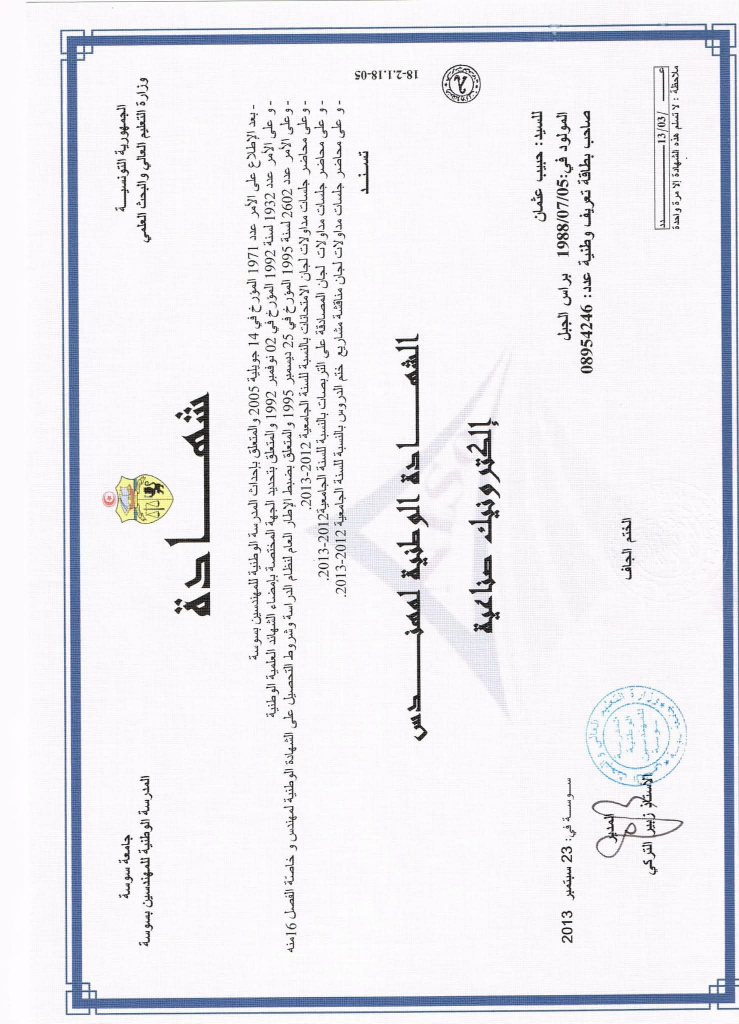
#> input picture diploma-verifier/diplomes/test.jpg, 1478 x 2047 px (shown at 1/2 size); its folder holds only this picture in this run
$ python -i preprocessing.py   (imports and definitions only)
#> lines starting #> are read from the running program, lines starting #| are printed output that depends on the picture; after the words box and inside, x2 and y2 are one past the last pixel; in counts of white or black regions, pixels touching at a corner belong together
### diploma-verifier/app/utils/logger.py
"""
Configuration du système de logging avec rotation de fichiers.
Chaque analyse est loggée avec les détails complets du traitement.
"""

import logging
import os
from logging.handlers import RotatingFileHandler

from app.config import LOG_DIR, LOG_FORMAT


def setup_logger(name: str = "diploma_verifier") -> logging.Logger:
    """Configure et retourne un logger avec rotation de fichiers."""
    logger = logging.getLogger(name)

    # Éviter les doublons de handlers si appelé plusieurs fois
    if logger.handlers:
        return logger

    logger.setLevel(logging.DEBUG)

    # Créer le dossier de logs si nécessaire
    os.makedirs(LOG_DIR, exist_ok=True)

    # Handler fichier avec rotation (5 Mo max, 5 fichiers de backup)
    file_handler = RotatingFileHandler(
        filename=os.path.join(LOG_DIR, "diploma_verifier.log"),
        maxBytes=5 * 1024 * 1024,
        backupCount=5,
        encoding="utf-8",
    )
    file_handler.setLevel(logging.DEBUG)
    file_handler.setFormatter(logging.Formatter(LOG_FORMAT))

    # Handler console (niveau INFO minimum)
    console_handler = logging.StreamHandler()
    console_handler.setLevel(logging.INFO)
    console_handler.setFormatter(logging.Formatter(LOG_FORMAT))

    logger.addHandler(file_handler)
    logger.addHandler(console_handler)

    return logger


# Instance globale du logger
logger: logging.Logger = setup_logger()


# [19 lines left out: function log_analysis_result, not called in this run]

### diploma-verifier/app/services/preprocessing.py
"""
Prétraitement de l'image avant analyse :
niveaux de gris, binarisation, débruitage, correction d'orientation, etc.

V3 — Production-grade :
  - Upscale x2 pour les petites images (améliore OCR)
  - CLAHE amélioré
  - Deskew plus robuste
  - Pipeline entièrement déterministe
"""

import cv2
import numpy as np
from numpy.typing import NDArray

from app.config import MAX_IMAGE_DIMENSION
from app.utils.logger import logger

# Taille minimale pour upscale automatique
_MIN_DIMENSION_FOR_UPSCALE = 1500


def to_grayscale(image: NDArray[np.uint8]) -> NDArray[np.uint8]:
    """Convertit l'image en niveaux de gris."""
    if len(image.shape) == 2:
        return image
    return cv2.cvtColor(image, cv2.COLOR_BGR2GRAY)


def apply_clahe(gray: NDArray[np.uint8]) -> NDArray[np.uint8]:
    """Améliore le contraste avec CLAHE (Contrast Limited Adaptive Histogram Equalization)."""
    clahe = cv2.createCLAHE(clipLimit=2.0, tileGridSize=(8, 8))
    return clahe.apply(gray)


def denoise(gray: NDArray[np.uint8]) -> NDArray[np.uint8]:
    """Supprime le bruit avec un filtre gaussien."""
    return cv2.GaussianBlur(gray, (3, 3), 0)


def adaptive_binarize(gray: NDArray[np.uint8]) -> NDArray[np.uint8]:
    """Binarisation adaptative de l'image."""
    return cv2.adaptiveThreshold(
        gray,
        255,
        cv2.ADAPTIVE_THRESH_GAUSSIAN_C,
        cv2.THRESH_BINARY,
        blockSize=15,
        C=10,
    )


def upscale_if_small(image: NDArray[np.uint8]) -> NDArray[np.uint8]:
    """Upscale x2 si l'image est trop petite pour un bon OCR.

    Les images de faible résolution produisent un OCR de mauvaise qualité.
    L'upscale bicubique améliore significativement les résultats.
    """
    h, w = image.shape[:2]
    max_dim = max(h, w)

    if max_dim < _MIN_DIMENSION_FOR_UPSCALE:
        new_w, new_h = w * 2, h * 2
        image = cv2.resize(image, (new_w, new_h), interpolation=cv2.INTER_CUBIC)
        logger.debug("Image upscalée x2 : %dx%d → %dx%d", w, h, new_w, new_h)

    return image


def deskew(gray: NDArray[np.uint8]) -> NDArray[np.uint8]:
    """Corrige l'orientation de l'image si elle est légèrement inclinée."""
    # Détecter les coordonnées des pixels non nuls
    coords = np.column_stack(np.where(gray > 0))
    if coords.shape[0] < 100:
        return gray

    # Calculer l'angle minimal du rectangle englobant
    rect = cv2.minAreaRect(coords)
    angle: float = rect[-1]

    # Normaliser l'angle
    if angle < -45:
        angle = -(90 + angle)
    else:
        angle = -angle

    # Ne corriger que si l'inclinaison est significative mais raisonnable
    if abs(angle) < 0.5 or abs(angle) > 15:
        return gray

    logger.debug("Correction d'inclinaison : %.2f°", angle)
    h, w = gray.shape[:2]
    center: tuple[float, float] = (w / 2.0, h / 2.0)
    rotation_matrix = cv2.getRotationMatrix2D(center, angle, 1.0)
    rotated: NDArray[np.uint8] = cv2.warpAffine(
        gray,
        rotation_matrix,
        (w, h),
        flags=cv2.INTER_CUBIC,
        borderMode=cv2.BORDER_REPLICATE,
    )
    return rotated


def resize_image(image: NDArray[np.uint8]) -> NDArray[np.uint8]:
    """Redimensionne l'image si elle est trop grande."""
    h, w = image.shape[:2]
    max_dim: int = max(h, w)
    if max_dim > MAX_IMAGE_DIMENSION:
        ratio: float = MAX_IMAGE_DIMENSION / max_dim
        new_w, new_h = int(w * ratio), int(h * ratio)
        image = cv2.resize(image, (new_w, new_h), interpolation=cv2.INTER_AREA)
        logger.debug("Image redimensionnée à %dx%d", new_w, new_h)
    return image


def preprocess(image: NDArray[np.uint8]) -> NDArray[np.uint8]:
    """Pipeline complet de prétraitement.

    V3 — Pipeline :
      1. Redimensionner si trop grand
      2. Upscale x2 si trop petit
      3. Niveaux de gris
      4. CLAHE
      5. Débruitage
      6. Deskew
      7. Binarisation adaptative

    Retourne l'image prétraitée en niveaux de gris, binarisée et nettoyée.
    """
    try:
        logger.debug("Début du prétraitement de l'image")

        # Redimensionner si nécessaire (trop grand)
        image = resize_image(image)

        # Upscale si trop petit (améliore OCR)
        image = upscale_if_small(image)

        # Niveaux de gris
        gray = to_grayscale(image)

        # Amélioration du contraste
        enhanced = apply_clahe(gray)

        # Suppression du bruit
        denoised = denoise(enhanced)

        # Correction d'orientation
        straightened = deskew(denoised)

        # Binarisation adaptative
        binary = adaptive_binarize(straightened)

        logger.debug("Prétraitement terminé — dimensions=%dx%d", binary.shape[1], binary.shape[0])
        return binary

    except Exception as e:
        logger.error("Erreur lors du prétraitement : %s", e)
        # En cas d'erreur, retourner au moins une version en niveaux de gris
        return to_grayscale(image)

>>> import cv2
>>> picture = cv2.imread('../../diplomes/test.jpg')
#> picture is the input picture: shape (2047, 1478, 3); mean B, G, R 239.2, 234.5, 235.1
>>> result = preprocess(picture)
#> in to_grayscale, `return cv2.cvtColor(image, cv2.COLOR_BGR2GRAY)`:
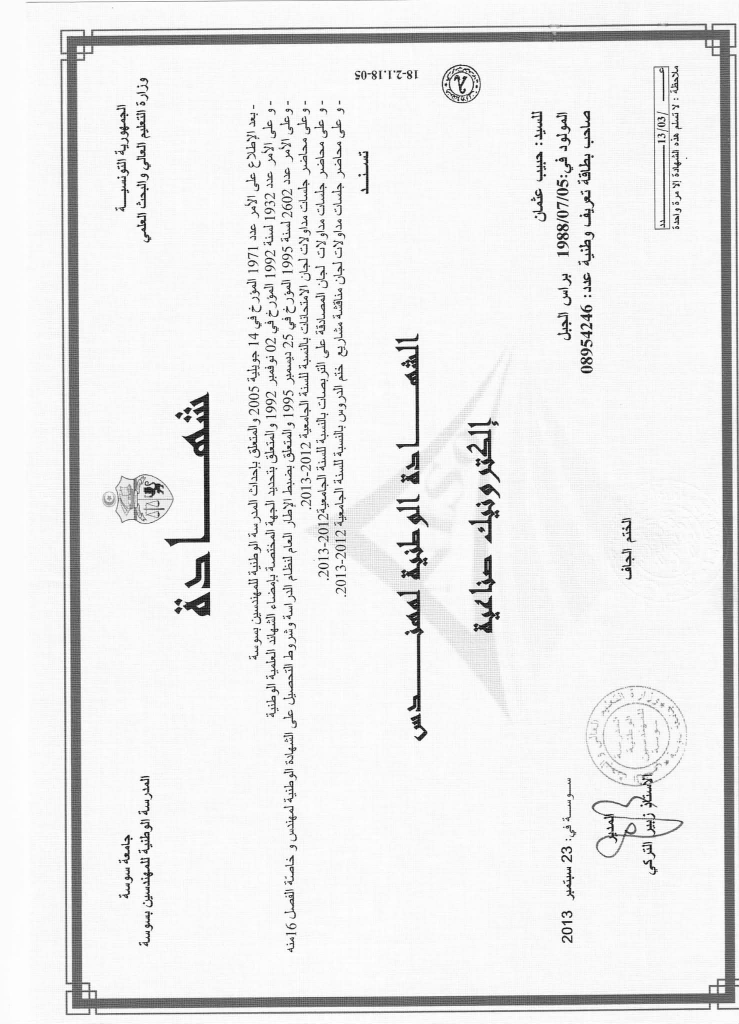
#> returned value: shape (2047, 1478) (shown at 1/2 size); min 0, max 255, mean 235.3
#> in apply_clahe, `return clahe.apply(gray)`:
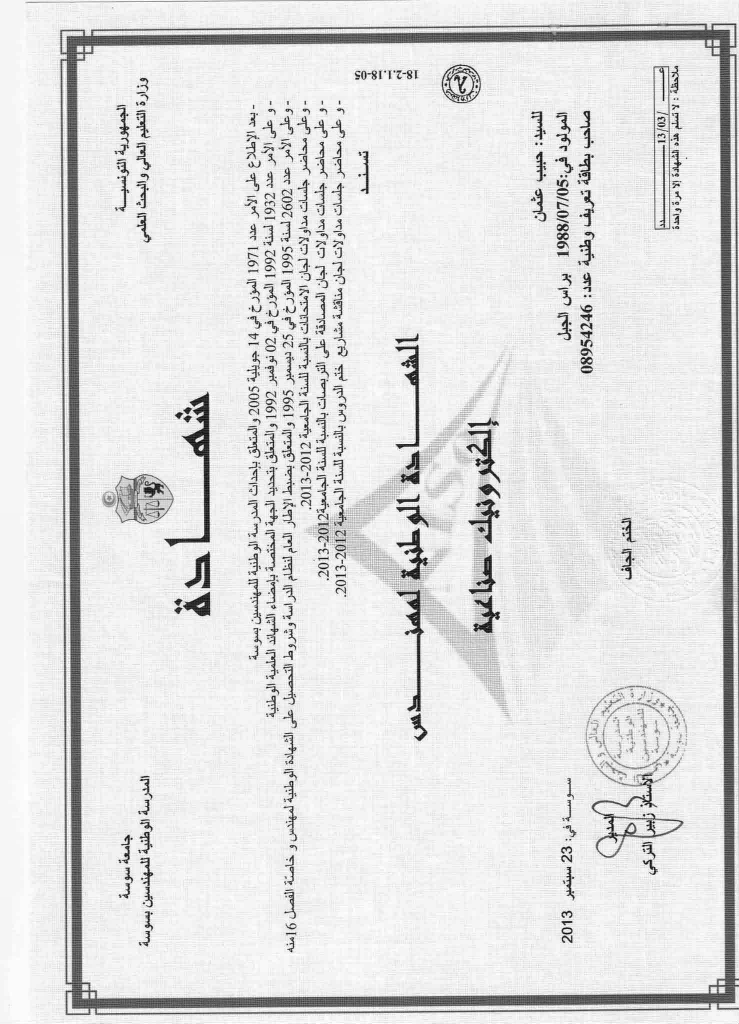
#> returned value: shape (2047, 1478) (shown at 1/2 size); min 1, max 255, mean 224.9
#> in deskew, `coords = np.column_stack(np.where(gray > 0))`: coords = 3025466 pairs, first value 0 to 2046, second value 0 to 1477
#> in deskew, `rect = cv2.minAreaRect(coords)`: rect = ((1023, 738.5), (1477, 2046), -90)
#> in deskew, `angle: float = rect[-1]`: angle = -90
#> in deskew, `angle = -(90 + angle)`: angle = 0
#> in adaptive_binarize, `return cv2.adaptiveThreshold( gray, 255, cv2.ADAPTIVE_THRESH_GAUSSIAN_..`:
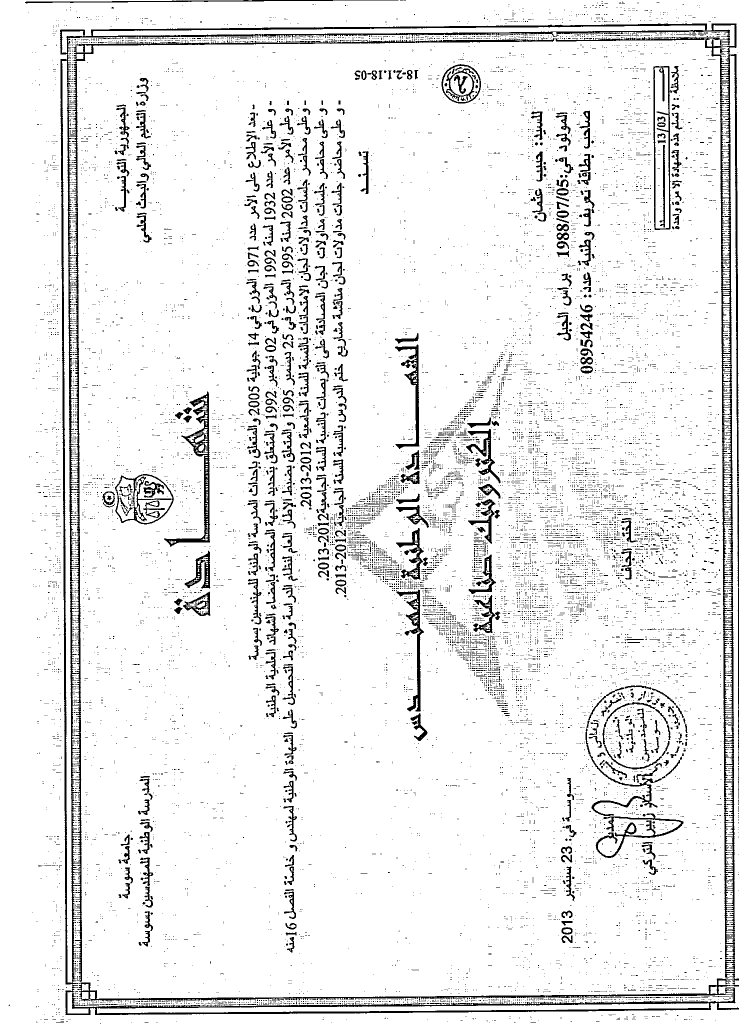
#> returned value: shape (2047, 1478) (shown at 1/2 size); 92.2% white; 15393 black regions (14616 under 20 px), largest, box (x1, y1, x2, y2) and area: (120, 47, 1478, 2030) 77738, (328, 783, 420, 1094) 4373, (793, 1179, 848, 1423) 2593

$ run again, on diploma-verifier/diplomes/diplomehbib.jpg
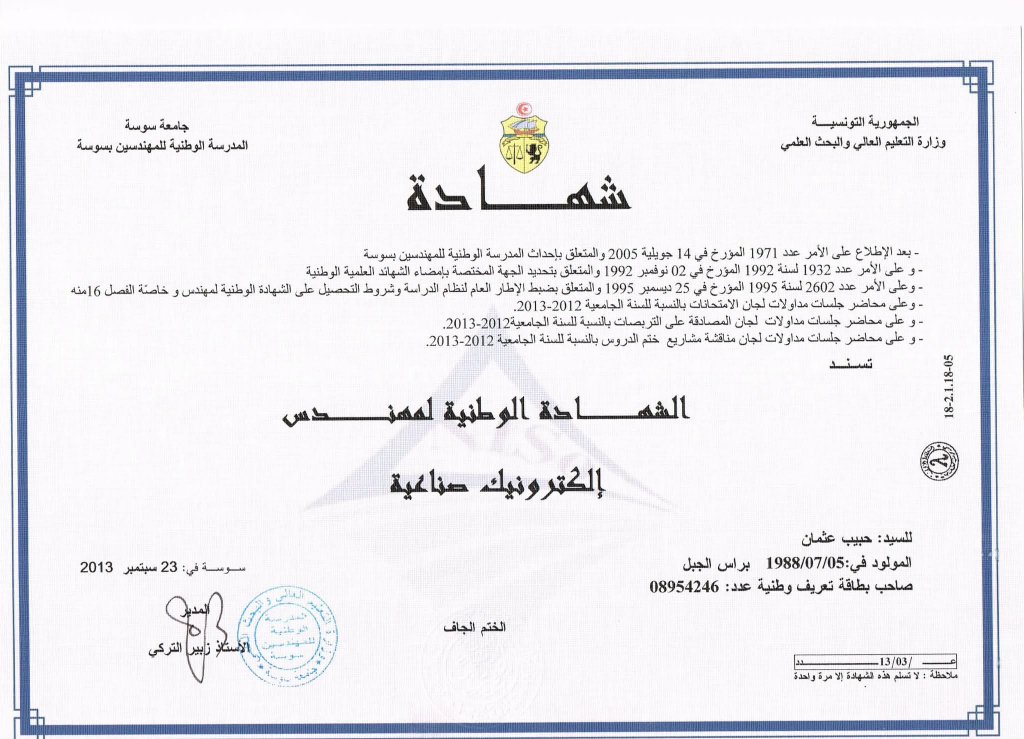
#> input picture diploma-verifier/diplomes/diplomehbib.jpg, 2047 x 1478 px (shown at 1/2 size)
#> picture is the input picture: shape (1478, 2047, 3); mean B, G, R 239.2, 234.5, 235.1
#> in apply_clahe, `return clahe.apply(gray)`:
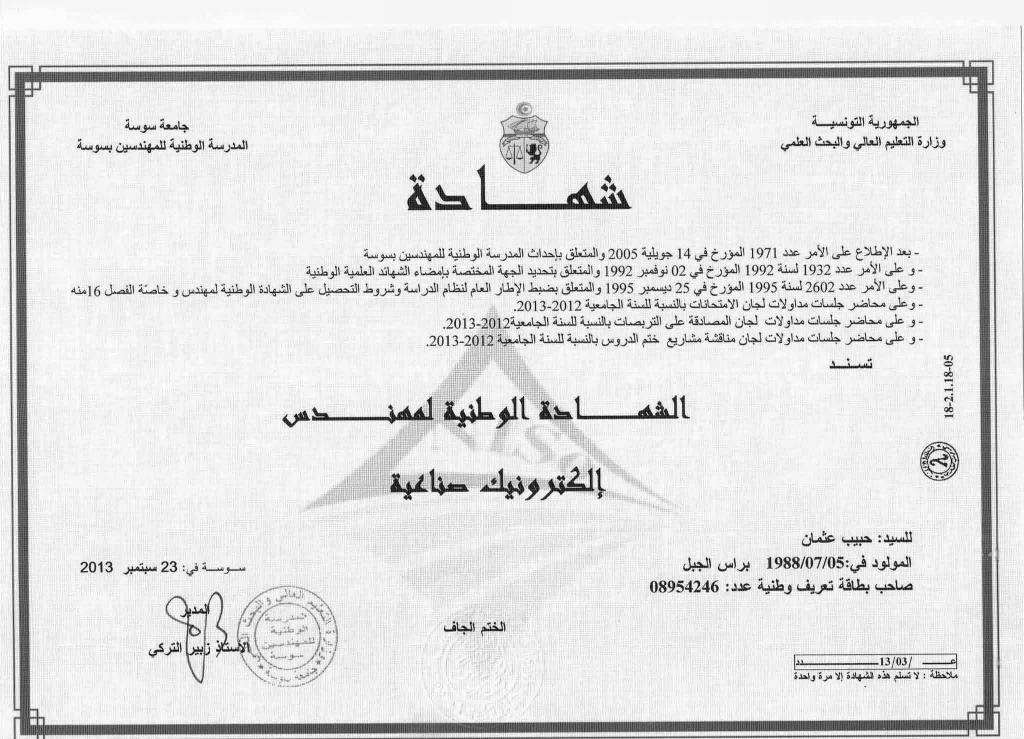
#> returned value: shape (1478, 2047) (shown at 1/2 size); min 1, max 255, mean 224.9
#> coords = 3025466 pairs, first value 0 to 1477, second value 0 to 2046
#> rect = ((738.5, 1023), (2046, 1477), -90)
#> in deskew, `angle: float = rect[-1]`: angle = -90
#> in deskew, `angle = -(90 + angle)`: angle = 0
#> in adaptive_binarize, `return cv2.adaptiveThreshold( gray, 255, cv2.ADAPTIVE_THRESH_GAUSSIAN_..`:
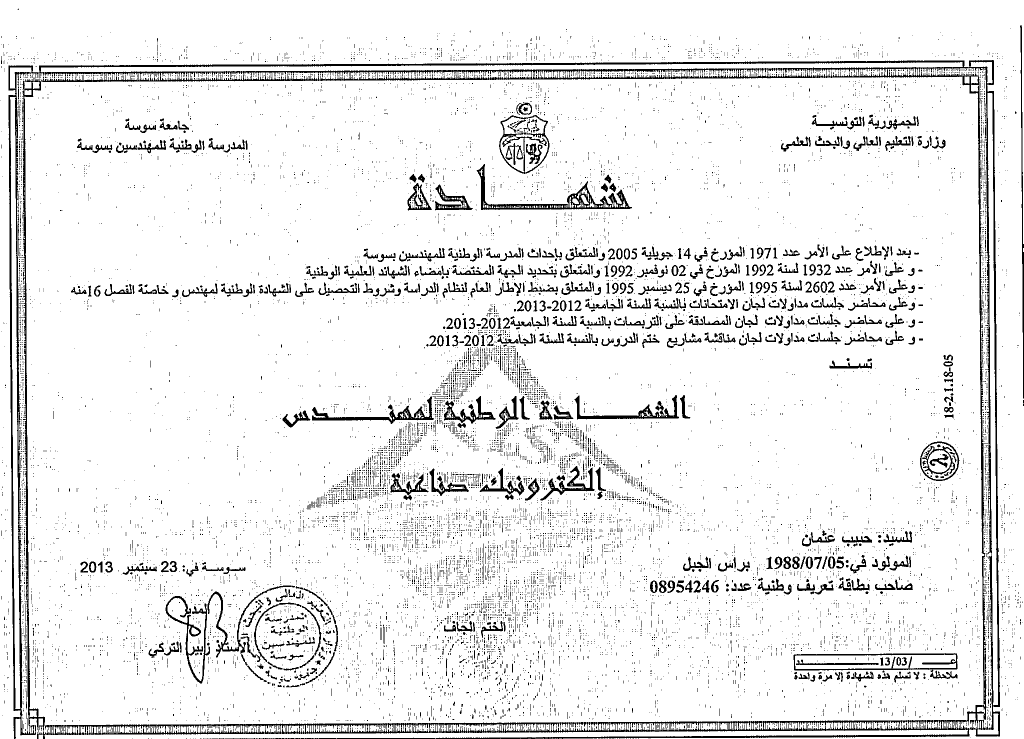
#> returned value: shape (1478, 2047) (shown at 1/2 size); 92.2% white; 15376 black regions (14601 under 20 px), largest, box (x1, y1, x2, y2) and area: (17, 120, 2000, 1478) 77712, (953, 328, 1264, 420) 4367, (624, 793, 868, 848) 2593
